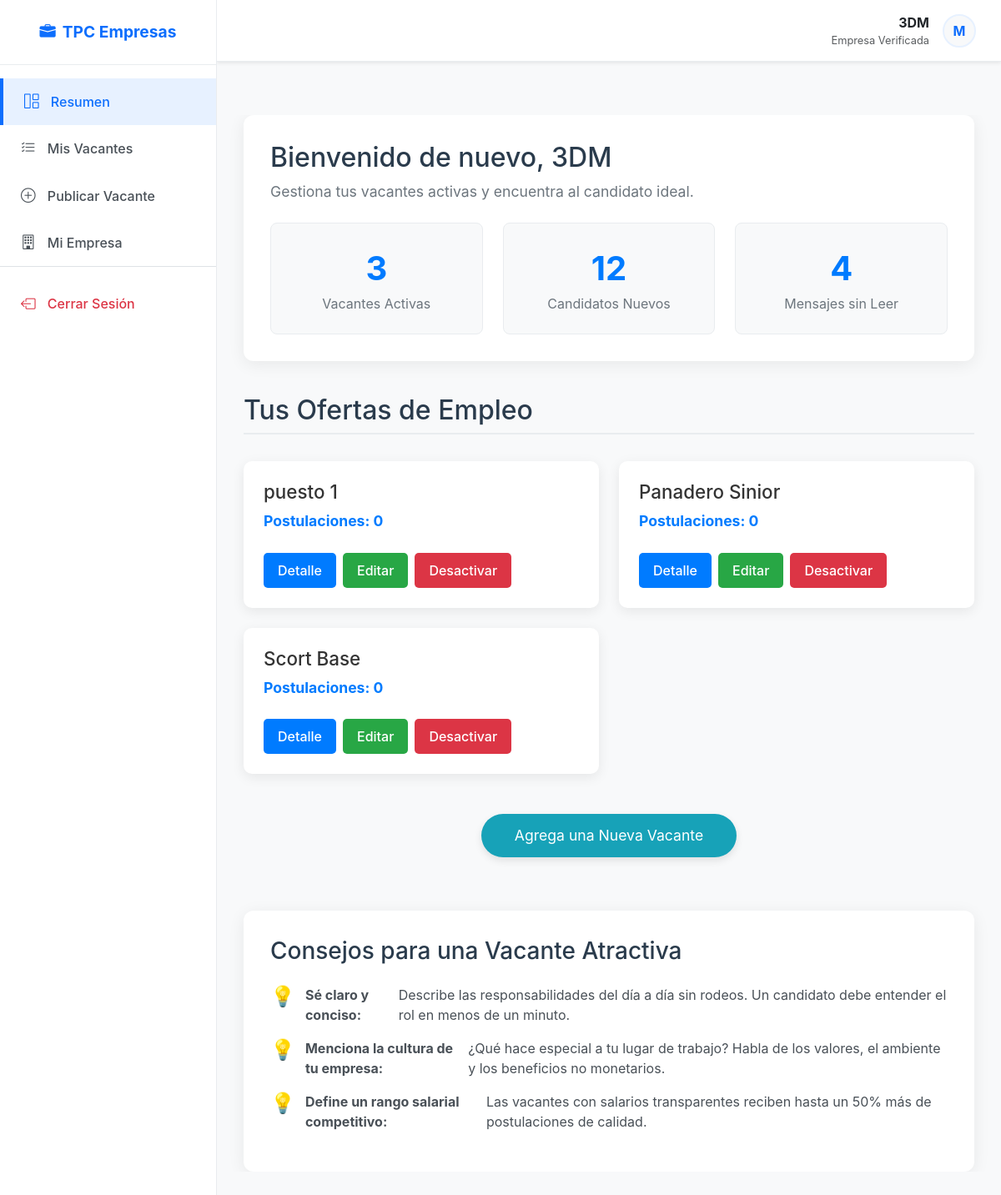
The page /empresas/ (signed in) on the database its author committed.
### aplicaciones/empresas/models.py (models this page shows, shortened)
class Empresa(models.Model):
    nombre = models.CharField(max_length=100, unique=True, null=False   , blank=False)
    direccion = models.CharField(max_length=200)
    telefono = models.CharField(max_length=15)
    email = models.EmailField(null=False, blank=False, unique=True, default='email')
    biografia = models.TextField(null=False, blank=False, default='Biografía de la empresa.')
    usuario = models.OneToOneField(User, on_delete=models.CASCADE, null=True)
    categoria = models.CharField(max_length=300, null=True, blank=True)

class Vacante(models.Model):
    nombre_puesto = models.CharField(max_length=100, unique=True, null=False   , blank=False)
    area_ocupacion = models.IntegerField(null=True, blank=True)
    descripcion = models.TextField(null=False, blank=False, default='Descripción del puesto.')
    requisitos = models.TextField(null=False, blank=False, default='Requisitos del puesto.')
    prestaciones = models.TextField(null=False, blank=False, default='Prestaciones del puesto.')
    salario = models.DecimalField(max_digits=10, decimal_places=2, null=False, blank=True)
    ubicacion = models.CharField(max_length=200)
    horario = models.CharField(max_length=100)
    tipo_contrato = models.CharField(max_length=100)
    etiquetas = models.TextField(null=True, blank=True)
    fecha_publicacion = models.DateField(auto_now_add=True)
    empresa = models.ForeignKey(Empresa, on_delete=models.CASCADE, null=True)
    activa = models.BooleanField(default=True)
    postulaciones_count = models.IntegerField(default=0)
    def __str__(self):
        return self.nombre_puesto

### aplicaciones/general/decorators.py (the view)
    def wrapper_func(request, *args, **kwargs):
        if not request.user.is_authenticated:
            return redirect('login')
        if hasattr(request.user, 'empresa'):
            return view_func(request, *args, **kwargs)
        else:
            messages.warning(request, "Esta sección es solo para reclutadores.")
            return redirect('home_trabajador') # Redirigir a SU zona

### aplicaciones/empresas/views.py (called while the page is built)
@empresa_required
def home(request):
    if request.user.is_anonymous == False:
        empresa = Empresa.objects.get(usuario_id= request.user.id)
        vacantes = Vacante.objects.filter(empresa_id = empresa.id)
        vacantes_activas = vacantes.filter(activa=True)
        context = {
            'vacantes': vacantes,
            'vacantes_a': vacantes_activas,
            'empresa' : empresa
        }
        print(request.user.id)
        print(vacantes)
        return render(request, 'home.html', context)
    else:
        print('Debes iniciar sesion primero')
        messages.error(request, 'Debes iniciar sesión primero para ver tus vacantes.')
        return redirect('signin')

### aplicaciones/empresas/templates/home.html (shortened to what this page needs)
{% extends 'marco.html' %}
{% block content %}
<div class="main-container">
    <section class="header-section">
        <div class="welcome-message">
            <h1>Bienvenido de nuevo, {{empresa.nombre}} </h1>
            <p>Gestiona tus vacantes activas y encuentra al candidato ideal.</p>
        </div>
        <div class="dashboard-stats">
            <div class="stat-box">
                <div class="number">{{ vacantes_a.count }}</div>
                <div class="label">Vacantes Activas</div>
            </div>
            <div class="stat-box">
                <div class="number">12</div> <div class="label">Candidatos Nuevos</div>
            </div>
            <div class="stat-box">
                <div class="number">4</div> <div class="label">Mensajes sin Leer</div>
            </div>
        </div>
    </section>
    <h2 class="vacantes-title">Tus Ofertas de Empleo</h2>
    {% if vacantes_a %}
        <div class="vacantes-container">
            {% for vacante in vacantes_a %}
            <div class="vacante-card">
                <div>
                    <h3 class="card-title">{{ vacante.nombre_puesto }}</h3>
                    <div class="card-salario"> Postulaciones: {{vacante.postulaciones_count}} </div>
                </div>
                <div class="card-actions">
                    <a href="/empresas/detalle-vacante/{{vacante.id}}" class="btn btn-detalle">Detalle</a>
                    <a href="/empresas/editar-vacante/{{vacante.id}}" class="btn btn-editar">Editar</a>
                    <a href="{% url 'status_change' vacante.id %}" class="btn btn-desactivar">Desactivar</a>
                </div>
            </div>
            {% endfor %}
        </div>
    {% else %}
        <div class="empty-state">
            <h2>Aún no tienes vacantes activas</h2>
            <p>¡No esperes más! Publica tu primera oferta y llega a miles de profesionales.</p>
        </div>
    {% endif %}
    <a href="/empresas/agregar-vacante/" class="btn-agregar">Agrega una Nueva Vacante</a>
    <section class="aux-content">
        <h3>Consejos para una Vacante Atractiva</h3>
        <ul class="tips-list">
            <li><strong>Sé claro y conciso:</strong> Describe las responsabilidades del día a día sin rodeos. Un candidato debe entender el rol en menos de un minuto.</li>
            <li><strong>Menciona la cultura de tu empresa:</strong> ¿Qué hace especial a tu lugar de trabajo? Habla de los valores, el ambiente y los beneficios no monetarios.</li>
            <li><strong>Define un rango salarial competitivo:</strong> Las vacantes con salarios transparentes reciben hasta un 50% más de postulaciones de calidad.</li>
        </ul>
    </section>
</div>
{% endblock %}

### aplicaciones/empresas/templates/marco.html (shortened to what this page needs)
{% load static %}
<!DOCTYPE html>
<html lang="es">
<head>
    <link href="https://cdn.jsdelivr.net/npm/bootstrap@5.3.0/dist/css/bootstrap.min.css" rel="stylesheet">
    <link rel="stylesheet" href="https://cdn.jsdelivr.net/npm/bootstrap-icons@1.10.5/font/bootstrap-icons.css">
</head>
<body>
    <div class="d-flex" id="wrapper">
        <div id="sidebar-wrapper">
            <div class="sidebar-heading text-center">
                <i class="bi bi-briefcase-fill me-2"></i>TPC Empresas
            </div>
            <div class="list-group list-group-flush mt-3">
                <a href="{% url 'home' %}" class="list-group-item list-group-item-action {% if request.resolver_match.url_name == 'home' %}active{% endif %}">
                    <i class="bi bi-grid-1x2"></i> Resumen
                </a>
                <a href="{% url 'historial' %}" class="list-group-item list-group-item-action {% if request.resolver_match.url_name == 'historial_vacantes' %}active{% endif %}">
                    <i class="bi bi-list-check"></i> Mis Vacantes
                </a>
                <a href="{% url 'add' %}" class="list-group-item list-group-item-action {% if request.resolver_match.url_name == 'crear_vacante' %}active{% endif %}">
                    <i class="bi bi-plus-circle"></i> Publicar Vacante
                </a>
                <a href="{% url 'perfil_empresa' %}" class="list-group-item list-group-item-action">
                    <i class="bi bi-building"></i> Mi Empresa
                </a>
                <div class="mt-auto border-top pt-3">
                    <a href="{% url 'logout' %}" class="list-group-item list-group-item-action text-danger">
                        <i class="bi bi-box-arrow-left"></i> Cerrar Sesión
                    </a>
                </div>
            </div>
        </div>
        <div id="page-content-wrapper">
            <nav class="top-navbar shadow-sm">
                <div class="ms-auto d-flex align-items-center">
                    <div class="text-end me-3">
                        <div class="fw-bold text-dark">{{ request.user.empresa.nombre|default:request.user.username }}</div>
                        <div class="small text-muted" style="font-size: 0.8rem;">Empresa Verificada</div>
                    </div>
                    <div class="bg-light rounded-circle d-flex align-items-center justify-content-center text-primary fw-bold" style="width: 40px; height: 40px; border: 2px solid #e7f1ff;">
                        {{ request.user.username|slice:":1"|upper }}
                    </div>
                </div>
            </nav>
            <div class="main-container">
                {% block content %}
                {% endblock %}
            </div>
        </div>
    </div>
</body>
</html>

### aplicaciones/empresas/templates/marco.html (style rules this page uses)
body { overflow-x: hidden; font-family: 'Segoe UI', Tahoma, Geneva, Verdana, sans-serif; background-color: #f3f6f9; }
#wrapper { display: flex; width: 100%; height: 100vh; }
#sidebar-wrapper { min-height: 100vh; width: 260px; margin-left: 0; background: #ffffff; border-right: 1px solid #e9ecef; display: flex; flex-direction: column; position: fixed; z-index: 1000; transition: margin .25s ease-out; }
.sidebar-heading { padding: 1.5rem 1.25rem; font-size: 1.2rem; font-weight: bold; color: #0d6efd; border-bottom: 1px solid #e9ecef; }
.list-group-item { border: none; padding: 15px 25px; font-size: 1rem; color: #495057; font-weight: 500; transition: all 0.2s; }
.list-group-item.active { background-color: #e7f1ff; color: #0d6efd; border-left: 4px solid #0d6efd; }
.list-group-item i { margin-right: 10px; font-size: 1.1rem; }
#page-content-wrapper { width: 100%; margin-left: 260px; display: flex; flex-direction: column; }
.top-navbar { background: white; padding: 15px 30px; border-bottom: 1px solid #e9ecef; display: flex; justify-content: space-between; align-items: center; }
.main-container { padding: 30px; flex: 1; overflow-y: auto; }

### aplicaciones/empresas/templates/home.html (style rules this page uses)
body { background-color: #f8f9fa; font-family: -apple-system, BlinkMacSystemFont, "Segoe UI", Roboto, "Helvetica Neue", Arial, sans-serif; color: #343a40; }
.main-container { max-width: 1200px; margin: 2rem auto; padding: 0 1rem; }
.header-section { background-color: #ffffff; padding: 2rem; border-radius: 12px; box-shadow: 0 4px 20px rgba(0, 0, 0, 0.07); margin-bottom: 2.5rem; }
.welcome-message h1 { margin: 0; font-size: 2em; color: #2a3b4c; }
.welcome-message p { margin-top: 0.5rem; font-size: 1.1em; color: #6c757d; }
.dashboard-stats { display: flex; gap: 1.5rem; margin-top: 1.5rem; flex-wrap: wrap; }
.stat-box { flex: 1; background-color: #f8f9fa; padding: 1.5rem; border-radius: 8px; border: 1px solid #e9ecef; text-align: center; }
.stat-box .number { font-size: 2.5em; font-weight: 700; color: #007bff; }
.stat-box .label { font-size: 1em; color: #6c757d; }
.vacantes-title { color: #2a3b4c; margin-bottom: 2rem; padding-bottom: 0.5rem; border-bottom: 2px solid #e9ecef; }
.vacantes-container { display: grid; grid-template-columns: repeat(auto-fill, minmax(300px, 1fr)); gap: 1.5rem; }
.vacante-card { background-color: #ffffff; border-radius: 10px; box-shadow: 0 4px 15px rgba(0, 0, 0, 0.08); padding: 1.5rem; display: flex; flex-direction: column; justify-content: space-between; transition: transform 0.2s ease, box-shadow 0.2s ease; }
.card-title { font-size: 1.4em; color: #333; margin: 0 0 0.5rem 0; }
.card-salario { font-size: 1.1em; color: #007bff; font-weight: bold; margin-bottom: 1.5rem; }
.card-actions { display: flex; gap: 0.5rem; flex-wrap: wrap; margin-top: auto; }
.btn { display: inline-block; padding: 0.5rem 1rem; border-radius: 5px; text-decoration: none; color: white; text-align: center; font-weight: 500; transition: background-color 0.2s ease; }
.btn-detalle { background-color: #007bff; }
.btn-editar { background-color: #28a745; }
.btn-desactivar { background-color: #dc3545; }
.aux-content { margin-top: 4rem; background-color: #ffffff; padding: 2rem; border-radius: 12px; box-shadow: 0 4px 20px rgba(0, 0, 0, 0.07); }
.aux-content h3 { color: #2a3b4c; margin-bottom: 1.5rem; }
.tips-list { list-style: none; padding: 0; }
.tips-list li { display: flex; align-items: flex-start; margin-bottom: 1rem; color: #495057; }
.tips-list li::before { content: '💡'; margin-right: 0.75rem; font-size: 1.5em; line-height: 1.2; }
.btn-agregar { display: block; width: fit-content; margin: 3rem auto 2rem auto; padding: 0.8rem 2.5rem; background-color: #17a2b8; font-size: 1.1em; text-decoration: none; color: white; border-radius: 50px; box-shadow: 0 4px 10px rgba(0, 0, 0, 0.1); transition: all 0.3s ease; }

### rows shown on the page
Empresa: nombre "3DM"
Vacante: nombre_puesto "puesto 1", postulaciones_count "0"
Vacante: nombre_puesto "Panadero Sinior", postulaciones_count "0"
Vacante: nombre_puesto "Scort Base", postulaciones_count "0"

### other values the page prints
{{ request.user.empresa.nombre|default:request.user.username }} "3DM"
{{ request.user.username|slice:":1"|upper }} "M"
{{ vacantes_a.count }} "3"
